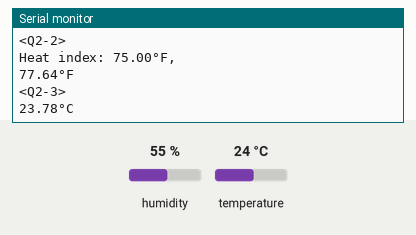
Recording of a sketch running on a simulated Arduino Uno, built with avr-gcc and run on an emulated ATmega328P. On the bench: the last lines printed to the serial monitor. The test bench sets the inputs (shaded band); at power-on: humidity 55 %, temperature 24 °C.

Above: at 4.8 s.
4.9 s: humidity set to 22 %
At 7.0 s:
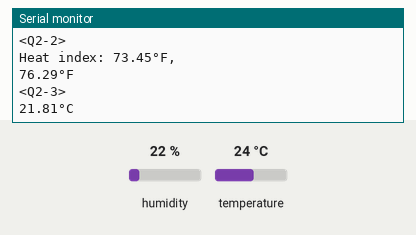
7.9 s: temperature set to 41 °C
At 9.2 s:
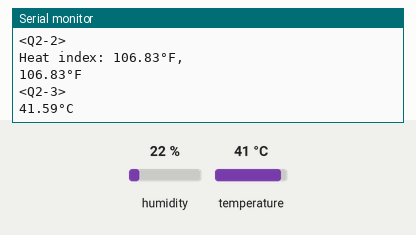
14.3 s: humidity set to 40 %
At 15.5 s:
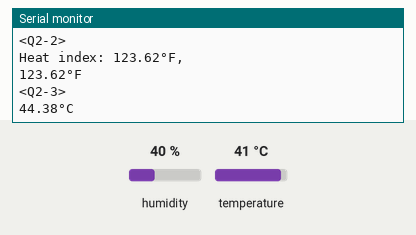
Timing chart, 0 to 17.3 s (numbered marks = the images above; inputs shaded):
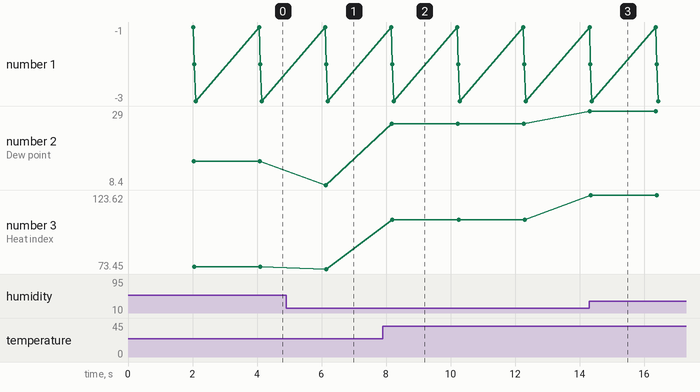

Measured:
- after the input at 4.9 s, the serial monitor: prints a new line after 1.2 s (image 1)
- after the input at 7.9 s, the serial monitor: prints a new line after 0.27 s (image 2)
- after the input at 14.3 s, the serial monitor: prints a new line at once (image 3)
- plotted number 2: 15 → 8.4 after the input at 4.9 s, 8.4 → 25.4 after the input at 7.9 s, 25.4 → 29 after the input at 14.3 s
- plotted number 3: 75 → 73.45 after the input at 4.9 s, 73.45 → 106.83 after the input at 7.9 s, 106.83 → 123.62 after the input at 14.3 s

The sketch:

DHTtester_Q2.ino
```cpp
// Example testing sketch for various DHT humidity/temperature sensors
// Written by ladyada, public domain

// REQUIRES the following Arduino libraries:
// - DHT Sensor Library: https://github.com/adafruit/DHT-sensor-library
// - Adafruit Unified Sensor Lib: https://github.com/adafruit/Adafruit_Sensor

#include "DHT.h"
#include "math.h"
#define DHTPIN A0     // Digital pin connected to the DHT sensor
// Feather HUZZAH ESP8266 note: use pins 3, 4, 5, 12, 13 or 14 --
// Pin 15 can work but DHT must be disconnected during program upload.

// Uncomment whatever type you're using!
#define DHTTYPE DHT11   // DHT 11
//#define DHTTYPE DHT22   // DHT 22  (AM2302), AM2321
//#define DHTTYPE DHT21   // DHT 21 (AM2301)

// Connect pin 1 (on the left) of the sensor to +5V
// NOTE: If using a board with 3.3V logic like an Arduino Due connect pin 1
// to 3.3V instead of 5V!
// Connect pin 2 of the sensor to whatever your DHTPIN is
// Connect pin 3 (on the right) of the sensor to GROUND (if your sensor has 3 pins)
// Connect pin 4 (on the right) of the sensor to GROUND and leave the pin 3 EMPTY (if your sensor has 4 pins)
// Connect a 10K resistor from pin 2 (data) to pin 1 (power) of the sensor

// Initialize DHT sensor.
// Note that older versions of this library took an optional third parameter to
// tweak the timings for faster processors.  This parameter is no longer needed
// as the current DHT reading algorithm adjusts itself to work on faster procs.
DHT dht(DHTPIN, DHTTYPE);

void setup() {
  Serial.begin(9600);
  Serial.println(F("DHTxx test!"));

  dht.begin();
}

void loop() {
  // Wait a few seconds between measurements.
  delay(2000);

  // Reading temperature or humidity takes about 250 milliseconds!
  // Sensor readings may also be up to 2 seconds 'old' (its a very slow sensor)
  float h = dht.readHumidity();
  // Read temperature as Celsius (the default)
  float t = dht.readTemperature();
  // Read temperature as Fahrenheit (isFahrenheit = true)
  float f = dht.readTemperature(true);

  // Check if any reads failed and exit early (to try again).
  if (isnan(h) || isnan(t) || isnan(f)) {
    Serial.println(F("Failed to read from DHT sensor!"));
    return;
  }

  // Compute heat index in Fahrenheit (the default)
  float hif = dht.computeHeatIndex(f, h);
  double hi = (-42.379 + 2.04901523 * f + 10.14333127 * h +
        -0.22475541 * f * h +
         -0.00683783 * pow(f, 2) +
         -0.05481717 * pow(h, 2) +
         0.00122874 * pow(f, 2) * h +
         0.00085282 * f * pow(h, 2) +
         -0.00000199 * pow(f, 2) * pow(h, 2));
  // Compute heat index in Celsius (isFahreheit = false)
  float hic = dht.computeHeatIndex(t, h, false);
  float dp = t - (100-h)/5;
  float e = (h/100)*(6.105)*exp((17.27*t)/(237.7+t));
  float at = 1.04*t + 0.2*e - 0.65*2.7 -2.7;

  Serial.println(F("<Q2-1>"));
  Serial.print(F("Dew point: "));
  Serial.print(dp);
  Serial.println(F("%"));

  Serial.println(F("<Q2-2>"));
  Serial.print(F("Heat index: "));
  Serial.print(hif);
  Serial.println(F("°F, "));
  Serial.print(hi);
  Serial.println(F("°F"));

  Serial.println(F("<Q2-3>"));
  Serial.print(at);
  Serial.println(F("°C"));
}
```
